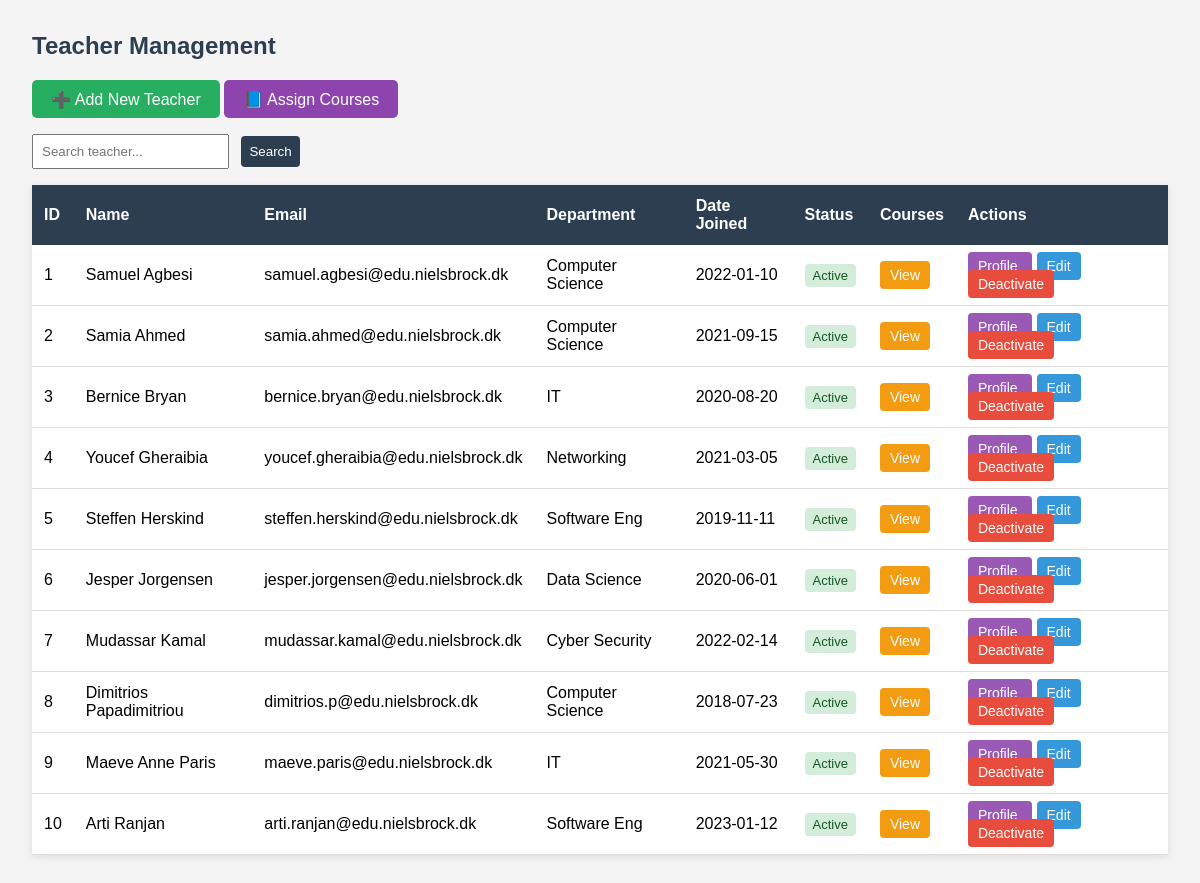
The app's page /02_Teacher_management/index.php with its own data.
### tables this page shows
CREATE TABLE `teacher` (
  `TeacherID` int(11) NOT NULL,
  `TeacherName` varchar(100) DEFAULT NULL,
  `Email` varchar(100) DEFAULT NULL,
  `Department` varchar(50) DEFAULT NULL,
  `DateJoined` date DEFAULT NULL,
  `IsActive` tinyint(1) DEFAULT NULL
);

### models/teacher.php (called while the page is built, shortened)
<?php
require_once __DIR__ . '/../database/db.php';
class Teacher
{
    private $conn;
    public function __construct()
    {
        $db = new Database();
        $this->conn = $db->connect();
    }
    public function getAll()
    {
        $sql = "SELECT * FROM teacher";
        $result = $this->conn->query($sql);
        return $result;
    }
}
?>

### database/db.php (called while the page is built)
<?php
class Database {
    private $host = "localhost";
    private $user = "root";
    private $pass = "";
    private $db   = "student_record_system";
    public function connect() {
        return new mysqli($this->host, $this->user, $this->pass, $this->db);
    }
}
?>

### 02_Teacher_management/index.php (the view, shortened to what this page needs)
<?php
require_once("../models/teacher.php");
$teacherModel = new Teacher();
$search = $_GET['search'] ?? '';
if (!empty($search)) {
    $teachers = $teacherModel->searchTeachers($search);
} else {
    $teachers = $teacherModel->getAll();
}
?>
<!DOCTYPE html>
<html lang="en">
<head>
</head>
<body>
    <h2>Teacher Management</h2>
    <a href="add_teacher.php" class="add-btn">
        ➕ Add New Teacher
    </a>
    <a href="assign_courses.php" class="add-btn" style="background:#8e44ad;">
        📘 Assign Courses
    </a>
    <form method="GET">
        <input
            type="text"
            name="search"
            placeholder="Search teacher..."
            value="<?= htmlspecialchars($search) ?>"
        >
        <button type="submit">
            Search
        </button>
    </form>
    <table>
        <tr>
            <th>ID</th>
            <th>Name</th>
            <th>Email</th>
            <th>Department</th>
            <th>Date Joined</th>
            <th>Status</th>
            <th>Courses</th>
            <th>Actions</th>
        </tr>
        <?php if ($teachers->num_rows > 0): ?>
            <?php while($row = $teachers->fetch_assoc()) { ?>
                <tr>
                    <td>
                        <?= htmlspecialchars($row['TeacherID']) ?>
                    </td>
                    <td>
                        <?= htmlspecialchars($row['TeacherName']) ?>
                    </td>
                    <td>
                        <?= htmlspecialchars($row['Email']) ?>
                    </td>
                    <td>
                        <?= htmlspecialchars($row['Department']) ?>
                    </td>
                    <td>
                        <?= htmlspecialchars($row['DateJoined']) ?>
                    </td>
                    <td>
                        <span class="badge <?= $row['IsActive'] ? 'active' : 'inactive' ?>">
                            <?= $row['IsActive'] ? 'Active' : 'Inactive' ?>
                        </span>
                    </td>
                    <td>
                        <a
                            href="view_courses.php?id=<?= $row['TeacherID'] ?>"
                            class="course-btn"
                        >
                            View
                        </a>
                    </td>
                    <td>
                        <a
                            href="profile.php?id=<?= $row['TeacherID'] ?>"
                            class="profile-btn"
                        >
                            Profile
                        </a>
                        <a
                            href="edit.php?id=<?= $row['TeacherID'] ?>"
                            class="edit-btn"
                        >
                            Edit
                        </a>
                        <a
                            href="../controllers/teachercontroller.php?delete=<?= $row['TeacherID'] ?>"
                            class="delete-btn"
                            onclick="return confirm('Are you sure you want to deactivate this teacher?')"
                        >
                            Deactivate
                        </a>
                    </td>
                </tr>
            <?php } ?>
        <?php endif; ?>
    </table>
</body>
</html>

### 02_Teacher_management/index.php (style rules this page uses)
body { font-family: Arial, sans-serif; margin: 2rem; background: #f4f4f4; }
h2 { color: #2c3e50; }
.add-btn { display: inline-block; margin-bottom: 1rem; padding: 0.6rem 1.2rem; background: #27ae60; color: white; text-decoration: none; border-radius: 5px; }
form { margin-bottom: 1rem; }
input, button { padding: 0.5rem; margin-right: 0.5rem; }
button { background: #2c3e50; color: white; border: none; border-radius: 4px; cursor: pointer; }
table { width: 100%; border-collapse: collapse; background: white; box-shadow: 0 2px 8px rgba(0,0,0,0.1); }
th { background: #2c3e50; color: white; padding: 12px; text-align: left; }
td { padding: 12px; border-bottom: 1px solid #ddd; }
.edit-btn { background: #3498db; color: white; padding: 6px 10px; text-decoration: none; border-radius: 4px; font-size: 14px; margin-right: 5px; }
.delete-btn { background: #e74c3c; color: white; padding: 6px 10px; text-decoration: none; border-radius: 4px; font-size: 14px; }
.profile-btn { background: #9b59b6; color: white; padding: 6px 10px; text-decoration: none; border-radius: 4px; font-size: 14px; margin-right: 5px; }
.course-btn { background: #f39c12; color: white; padding: 6px 10px; text-decoration: none; border-radius: 4px; font-size: 14px; margin-right: 5px; }
.badge { padding: 4px 8px; border-radius: 4px; font-size: 13px; }
.active { background: #d4edda; color: #155724; }

### records on screen
teacher: TeacherID "1", TeacherName "Samuel Agbesi", Email "samuel.agbesi@edu.nielsbrock.dk", Department "Computer Science", DateJoined "2022-01-10", IsActive "Active"
teacher: TeacherID "2", TeacherName "Samia Ahmed", Email "samia.ahmed@edu.nielsbrock.dk", Department "Computer Science", DateJoined "2021-09-15", IsActive "Active"
teacher: TeacherID "3", TeacherName "Bernice Bryan", Email "bernice.bryan@edu.nielsbrock.dk", Department "IT", DateJoined "2020-08-20", IsActive "Active"
teacher: TeacherID "4", TeacherName "Youcef Gheraibia", Email "youcef.gheraibia@edu.nielsbrock.dk", Department "Networking", DateJoined "2021-03-05", IsActive "Active"
teacher: TeacherID "5", TeacherName "Steffen Herskind", Email "steffen.herskind@edu.nielsbrock.dk", Department "Software Eng", DateJoined "2019-11-11", IsActive "Active"
teacher: TeacherID "6", TeacherName "Jesper Jorgensen", Email "jesper.jorgensen@edu.nielsbrock.dk", Department "Data Science", DateJoined "2020-06-01", IsActive "Active"
teacher: TeacherID "7", TeacherName "Mudassar Kamal", Email "mudassar.kamal@edu.nielsbrock.dk", Department "Cyber Security", DateJoined "2022-02-14", IsActive "Active"
teacher: TeacherID "8", TeacherName "Dimitrios Papadimitriou", Email "dimitrios.p@edu.nielsbrock.dk", Department "Computer Science", DateJoined "2018-07-23", IsActive "Active"
teacher: TeacherID "9", TeacherName "Maeve Anne Paris", Email "maeve.paris@edu.nielsbrock.dk", Department "IT", DateJoined "2021-05-30", IsActive "Active"
teacher: TeacherID "10", TeacherName "Arti Ranjan", Email "arti.ranjan@edu.nielsbrock.dk", Department "Software Eng", DateJoined "2023-01-12", IsActive "Active"
